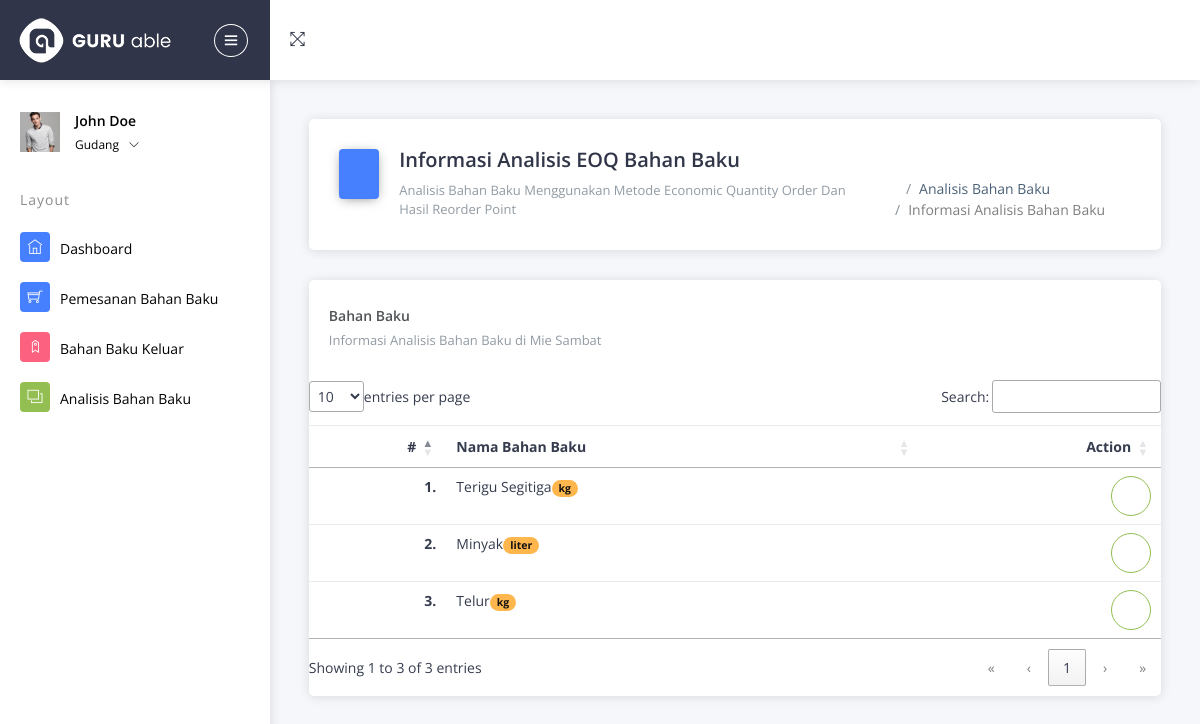
The app's page /Gudang/cAnalisis (signed in) with its own data.
### tables this page shows
CREATE TABLE `barang` (
  `id_barang` int(11) NOT NULL,
  `id_kategori` int(11) NOT NULL,
  `nama_barang` varchar(125) NOT NULL,
  `keterangan` varchar(20) NOT NULL,
  `harga_supplier` varchar(20) NOT NULL,
  `gambar` text NOT NULL,
  `stok_min` int(11) NOT NULL,
  `eoq` int(11) NOT NULL,
  `stok_gudang` int(11) NOT NULL
);

### application/controllers/Gudang/cAnalisis.php (called while the page is built, shortened)
<?php
class cAnalisis extends CI_Controller
{
	public function index()
	{
		$data = array(
			'bahan_baku' => $this->db->query("SELECT * FROM `barang`")->result()
		);
		$this->load->view('Gudang/Layouts/head');
		$this->load->view('Gudang/Layouts/sidebar');
		$this->load->view('Gudang/Analisis/vAnalisis', $data);
		$this->load->view('Gudang/Layouts/footer');
	}
}

### index.php (called while the page is built, shortened)
<?php
require_once BASEPATH.'core/CodeIgniter.php';

### application/views/Gudang/Analisis/vAnalisis.php (the view, shortened to what this page needs)
<div class="pcoded-content">
	<div class="pcoded-inner-content">
		<div class="main-body">
			<div class="page-wrapper">
				<div class="page-header card">
					<div class="row align-items-end">
						<div class="col-lg-8">
							<div class="page-header-title">
								<i class="icofont icofont-chart-pie bg-c-blue"></i>
								<div class="d-inline">
									<h4>Informasi Analisis EOQ Bahan Baku</h4>
									<span>Analisis bahan baku menggunakan metode Economic Quantity Order dan hasil Reorder Point</span><br>
								</div>
							</div>
						</div>
						<div class="col-lg-4">
							<div class="page-header-breadcrumb">
								<ul class="breadcrumb-title">
									<li class="breadcrumb-item">
										<a href="index.html">
											<i class="icofont icofont-home"></i>
										</a>
									</li>
									<li class="breadcrumb-item"><a href="#!">Analisis Bahan Baku</a>
									</li>
									<li class="breadcrumb-item"><a href="#!">Informasi Analisis Bahan Baku</a>
									</li>
								</ul>
							</div>
						</div>
					</div>
				</div>
				<div class="page-body">
					<div class="card">
						<div class="card-header">
							<h5>Bahan Baku</h5>
							<span>Informasi Analisis Bahan Baku di Mie Sambat</span>
							<div class="card-header-right">
								<ul class="list-unstyled card-option">
									<li><i class="icofont icofont-simple-left "></i></li>
								</ul>
							</div>
						</div>
						<div class="card-block table-border-style">
							<div class="table-responsive">
								<table class="table" id="belum_bayar">
									<thead>
										<tr>
											<th>#</th>
											<th>Nama Bahan Baku</th>
											<th>Action</th>
										</tr>
									</thead>
									<tbody>
										<?php
										$no = 1;
										foreach ($bahan_baku as $key => $value) {
										?>
											<tr>
												<th scope="row"><?= $no++ ?>.</th>
												<td>
													<?= $value->nama_barang ?><span class="badge badge-warning"><?= $value->keterangan ?></span></td>
												<td> <a href="<?= base_url('Gudang/cAnalisis/view/' . $value->id_barang) ?>" class="btn btn-success btn-outline-success btn-icon"><i class="icofont icofont-eye"></i></a>
												</td>
											</tr>
										<?php
										} ?>
									</tbody>
								</table>
							</div>
						</div>
					</div>
				</div>
			</div>
		</div>
	</div>
</div>
</div>
</div>
</div>
</div>

### records on screen
barang: nama_barang "Terigu Segitiga", keterangan "kg"
barang: nama_barang "Minyak", keterangan "liter"
barang: nama_barang "Telur", keterangan "kg"
